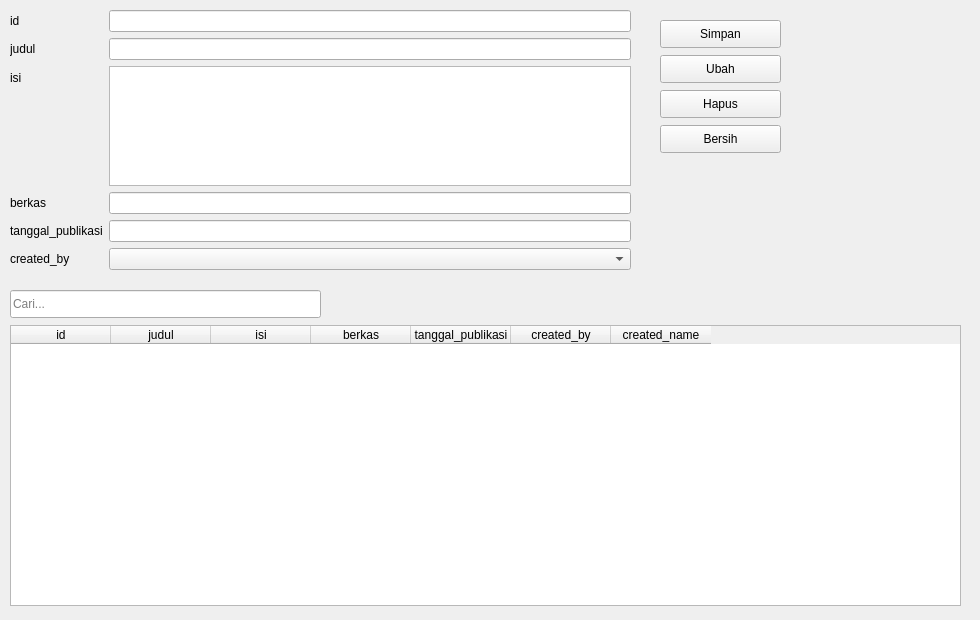
<?xml version="1.0" encoding="UTF-8"?>
<ui version="4.0">
 <class>FormInformasi</class>
 <widget class="QWidget" name="FormInformasi">
  <property name="geometry"><rect><x>0</x><y>0</y><width>980</width><height>620</height></rect></property>
  <property name="windowTitle"><string>Form Informasi</string></property>
  <widget class="QWidget" name="formLayoutWidget">
   <property name="geometry"><rect><x>10</x><y>10</y><width>621</width><height>260</height></rect></property>
   <layout class="QFormLayout" name="formLayout">
    <item row="0" column="0"><widget class="QLabel" name="lbl_id"><property name="text"><string>id</string></property></widget></item>
    <item row="0" column="1"><widget class="QLineEdit" name="edit_id"/></item>
    <item row="1" column="0"><widget class="QLabel" name="lbl_judul"><property name="text"><string>judul</string></property></widget></item>
    <item row="1" column="1"><widget class="QLineEdit" name="edit_judul"/></item>
    <item row="2" column="0"><widget class="QLabel" name="lbl_isi"><property name="text"><string>isi</string></property></widget></item>
    <item row="2" column="1"><widget class="QTextEdit" name="edit_isi"/></item>
    <item row="3" column="0"><widget class="QLabel" name="lbl_berkas"><property name="text"><string>berkas</string></property></widget></item>
    <item row="3" column="1"><widget class="QLineEdit" name="edit_berkas"/></item>
    <item row="4" column="0"><widget class="QLabel" name="lbl_tglpub"><property name="text"><string>tanggal_publikasi</string></property></widget></item>
    <item row="4" column="1"><widget class="QLineEdit" name="edit_tanggal_publikasi"/></item>
    <item row="5" column="0"><widget class="QLabel" name="lbl_user"><property name="text"><string>created_by</string></property></widget></item>
    <item row="5" column="1"><widget class="QComboBox" name="comboUser"/></item>
   </layout>
  </widget>
  <widget class="QPushButton" name="btnSimpan"><property name="geometry"><rect><x>660</x><y>20</y><width>121</width><height>28</height></rect></property><property name="text"><string>Simpan</string></property></widget>
  <widget class="QPushButton" name="btnUbah"><property name="geometry"><rect><x>660</x><y>55</y><width>121</width><height>28</height></rect></property><property name="text"><string>Ubah</string></property></widget>
  <widget class="QPushButton" name="btnHapus"><property name="geometry"><rect><x>660</x><y>90</y><width>121</width><height>28</height></rect></property><property name="text"><string>Hapus</string></property></widget>
  <widget class="QPushButton" name="btnBersih"><property name="geometry"><rect><x>660</x><y>125</y><width>121</width><height>28</height></rect></property><property name="text"><string>Bersih</string></property></widget>
  <widget class="QLineEdit" name="editCari"><property name="geometry"><rect><x>10</x><y>290</y><width>311</width><height>28</height></rect></property><property name="placeholderText"><string>Cari...</string></property></widget>
  <widget class="QTableWidget" name="table">
   <property name="geometry"><rect><x>10</x><y>325</y><width>951</width><height>281</height></rect></property>
   <property name="columnCount"><number>7</number></property>
   <property name="rowCount"><number>0</number></property>
   <column><property name="text"><string>id</string></property></column>
   <column><property name="text"><string>judul</string></property></column>
   <column><property name="text"><string>isi</string></property></column>
   <column><property name="text"><string>berkas</string></property></column>
   <column><property name="text"><string>tanggal_publikasi</string></property></column>
   <column><property name="text"><string>created_by</string></property></column>
   <column><property name="text"><string>created_name</string></property></column>
  </widget>
 </widget>
 <resources/>
 <connections/>
</ui>
